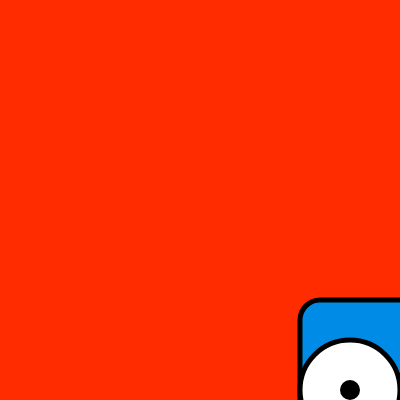
Frame 1 (no input)
Frame 60 (no input): identical to frame 1, image omitted
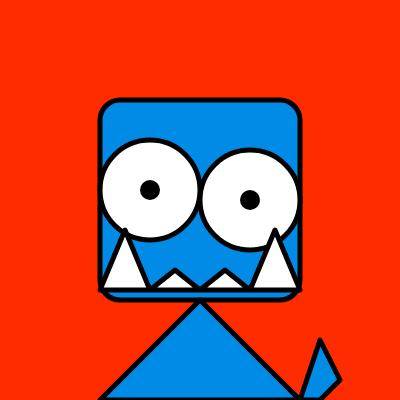
Frame 120 (the mouse pressed at the canvas centre since frame 60)

The p5.js sketch that drew these frames (run headless with seeded random() and noise() and a simulated clock; from frame 60 on, the mouse is pressed at the canvas centre):

// p5.js sketch
// ── sketch.js
function setup() {
	createCanvas(400, 400);
	rectMode(CENTER);
	ellipseMode(CENTER);
}

function face() {
	stroke(0);
	strokeWeight(5.0);
	strokeCap(ROUND); // of SQUARE of PROJECT
	strokeJoin(ROUND); // of MITER of BEVEL

	fill(0, 140, 230);
	rect(200, 200, 200, 200, 20);
	fill(255);
	ellipse(150, 190, 100, 100);
	ellipse(250, 200, 100, 100);
	fill(0);
	ellipse(150, 190, 15, 15);
	ellipse(250, 200, 15, 15);
	fill(0, 140, 230);
	triangle(100, 400, 200, 300, 300, 400);
	quad(300, 400, 320, 340, 340, 380, 320, 400);

	fill(255);
	beginShape();
	vertex(100, 290);
	vertex(125, 230);
	vertex(150, 290);
	vertex(175, 270);
	vertex(200, 290);
	vertex(225, 270);
	vertex(250, 290);
	vertex(275, 230);
	vertex(300, 290);
	endShape(CLOSE);
}

function draw() {
	background(255, 44, 0);
	translate(width / 2 - mouseX, height / 2 - mouseY);
	face();
}
